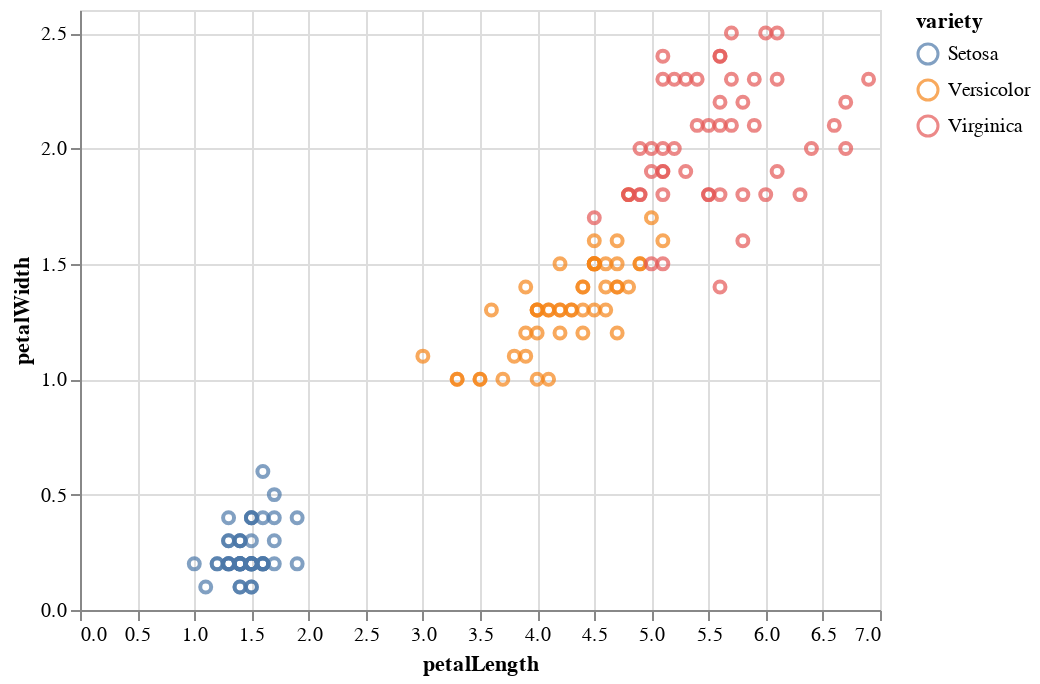

Notebook cell for this chart:
### Code cell
alt.Chart(df_iris).mark_point().encode(
    x='petalLength',
    y='petalWidth',
    color='variety'
)

### Figure 1 — Vega-Lite specification as saved in the notebook (floating-point values rounded to 4 significant figures; data arrays with more than 128 entries replaced by an {"elided": "..."} marker saying what was removed)
{"config": {"view": {"continuousWidth": 400, "continuousHeight": 300}}, "data": {"name": "data-50b4f2bbd06a47e3368185d5928e9a8c"}, "mark": "point", "encoding": {"color": {"field": "variety", "type": "nominal"}, "x": {"field": "petalLength", "type": "quantitative"}, "y": {"field": "petalWidth", "type": "quantitative"}}, "$schema": "https://vega.github.io/schema/vega-lite/v4.17.0.json", "datasets": {"data-50b4f2bbd06a47e3368185d5928e9a8c": {"elided": "150 records"}}}
